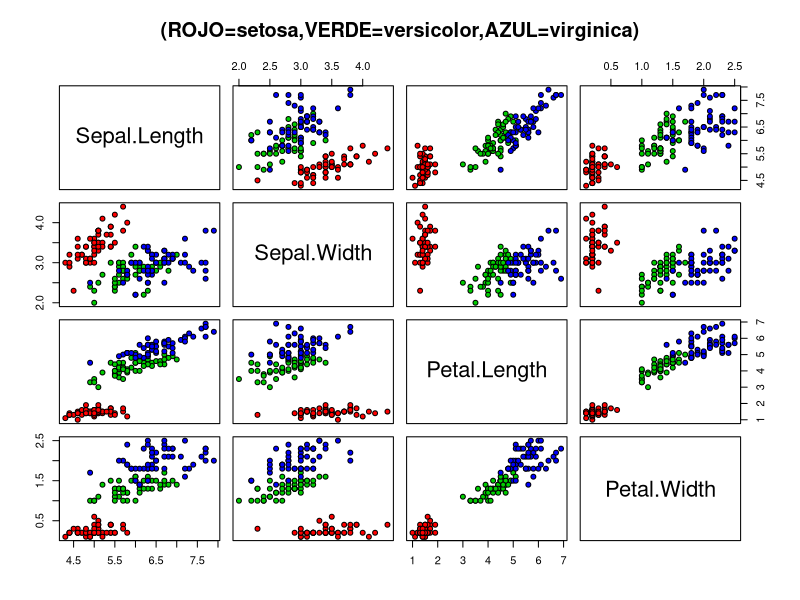
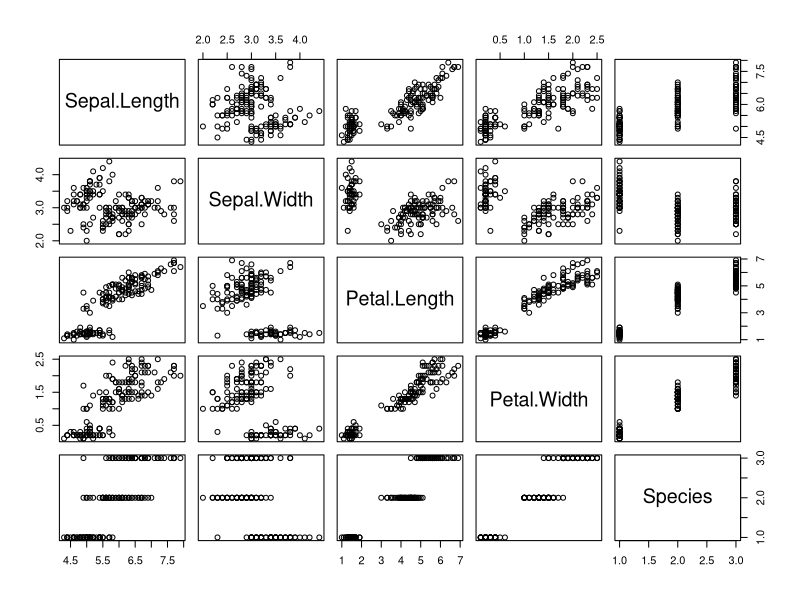

R code for these plots, in order:
#YURIKA MACUSAYA AGUILAR 13846755LP
library(datasets)
data(iris)
summary(iris)
#pairs(iris[,1:4],col=c("red","green","blue"))
#pairs(cbind(iris[,1:4], iris.mds$points), cex=0.6, gap=0,col=c("red", "green", "blue"), main="Iris")

pairs(iris[1:4],main="(ROJO=setosa,VERDE=versicolor,AZUL=virginica)",
      pch=21,  bg=c("red","green3","blue")[unclass(iris$Species)])
plot(iris)


